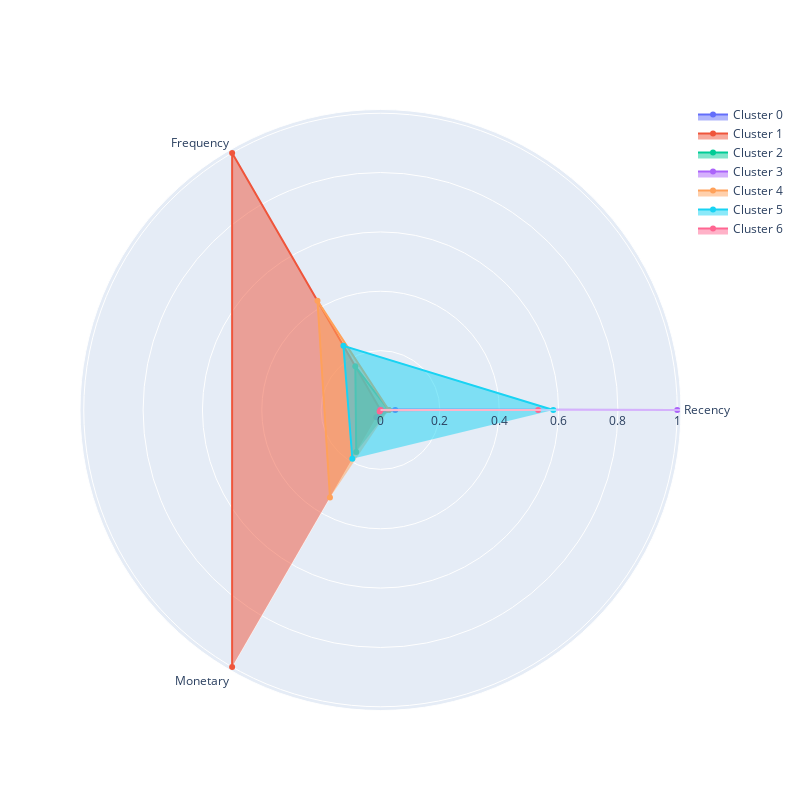

Write notebook code for a chart like this one.
### Markdown cell above
### Задание 6.7
Визуализируйте профили кластеров в виде полярной диаграммы на основе средних RFM-характеристик, вычисленных для каждого кластера.

Проанализируйте кластеры и на основе анализа сопоставьте номер кластера и его описание.

* Кластер соответствует «лояльным» клиентам, которые приносят наибольший доход, совершают покупки чаще всего, а давность их последней покупки наименьшая.
* Кластер соответствует «перспективным» клиентам, которые являются активными покупателями, но покупают не так часто и не так много, как лояльные клиенты.
* Кластер соответствует «подвисшим» клиентам, которые относительно недавно сделали несколько заказов на небольшие суммы. Потенциально эти клиенты могут быть переведены в кластер «перспективных».
* Кластер соответствует клиентам «в зоне риска», которые несколько раз покупали товары на небольшие суммы, однако их последняя покупка была совершена более пяти месяцев назад.
* Кластер соответствует клиентам-«новичкам», которые относительно недавно сделали один заказ на небольшую сумму. 
* Кластер соответствует «спящим» или «почти потерянным» клиентам, которые сделали один заказ на маленькую сумму более семи месяцев назад и больше не возвращались.
* Кластер соответствует «потерянным» клиентам, которые купили меньше всего товара, и их последняя покупка была совершена около года назад.

### Code cell
plot_cluster_profile(rfm_table_cleaned_group, 7)

### Figure 1 — Plotly figure (JSON) as saved in the notebook; plotly's stock layout.template omitted (floating-point values rounded to 4 significant figures)
{"data": [{"fill": "toself", "name": "Cluster 0", "r": [0.04964, 0, 0.02804], "theta": ["Recency", "Frequency", "Monetary"], "type": "scatterpolar"}, {"fill": "toself", "name": "Cluster 1", "r": [0, 1.0, 1], "theta": ["Recency", "Frequency", "Monetary"], "type": "scatterpolar"}, {"fill": "toself", "name": "Cluster 2", "r": [0.02716, 0.1698, 0.1636], "theta": ["Recency", "Frequency", "Monetary"], "type": "scatterpolar"}, {"fill": "toself", "name": "Cluster 3", "r": [1.0, 0.002183, 0], "theta": ["Recency", "Frequency", "Monetary"], "type": "scatterpolar"}, {"fill": "toself", "name": "Cluster 4", "r": [0.02762, 0.4248, 0.3406], "theta": ["Recency", "Frequency", "Monetary"], "type": "scatterpolar"}, {"fill": "toself", "name": "Cluster 5", "r": [0.5823, 0.2499, 0.1898], "theta": ["Recency", "Frequency", "Monetary"], "type": "scatterpolar"}, {"fill": "toself", "name": "Cluster 6", "r": [0.5311, 0, 0.005734], "theta": ["Recency", "Frequency", "Monetary"], "type": "scatterpolar"}], "layout": {"autosize": false, "height": 800, "showlegend": true, "width": 800}}
